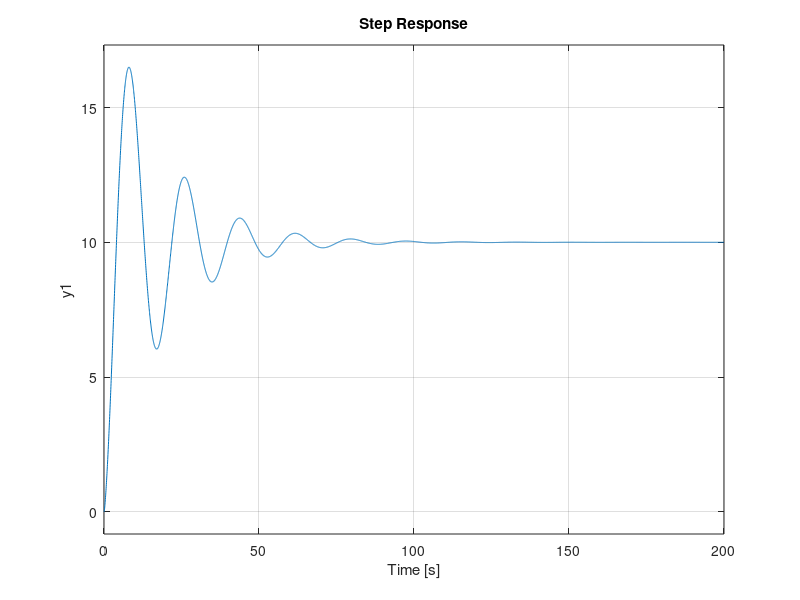
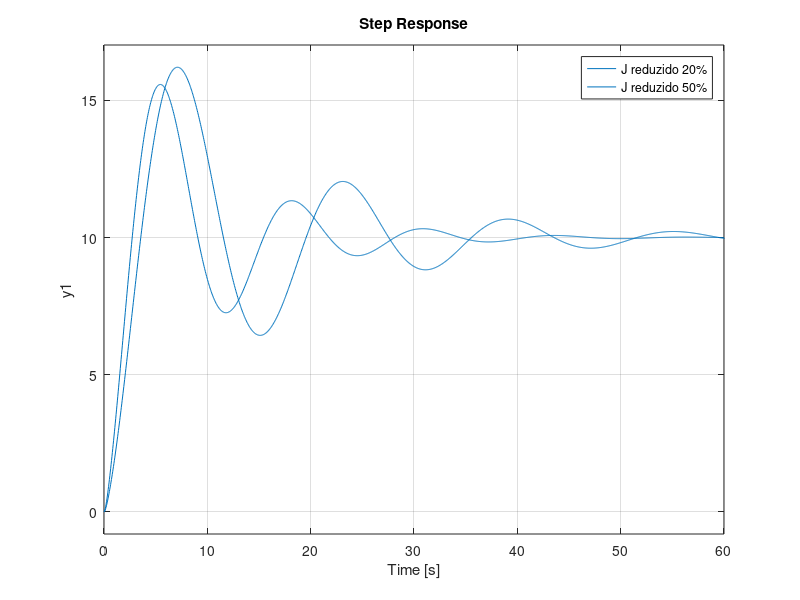

The MATLAB source for these figures, in order:
%% Exercício 5

clc; 
close all; 
clear all;

%Definição dos parâmetros
J = 10.8e8; % slug*m^2
K = 10.8e8;
a = 1;
b = 8;

%Definição das funções
numecont = [K K*a];
denocont = [1 b];
controlador = tf(numecont,denocont)

numeveiculo = [1];
denoveiculo = [J 0 0];
veiculo = tf(numeveiculo,denoveiculo)

%%Letra A
G = series(controlador,veiculo);
TF = feedback(G,1,-1) % Função Transferência do sistema inteiro

%%Letra B
%Plotagem
figure()
step(10*TF) %Inserção de um degrau de 10 graus
grid on

%%Letra C
Jc1 = 0.8*J; %Diminui J em 20%
Jc2 = 0.5*J; %Diminui J em 50%

%Definição das funções
denoveiculoc1 = [Jc1 0 0];
veiculoc1 = tf(numeveiculo,denoveiculoc1)
Gc1 = series(controlador,veiculoc1);
Tc1 = feedback(Gc1,1,-1) %Função Transferência do sistema c1

denoveiculo2 = [Jc2 0 0];
veiculoc2 = tf(numeveiculo,denoveiculo2)
Gc2 = series(controlador,veiculoc2);
Tc2 = feedback(Gc2,1,-1) % Função Transferência do sistema c2

figure()
step(10*Tc1)
hold on
step(10*Tc2)
legend('J reduzido 20%','J reduzido 50%')
grid on